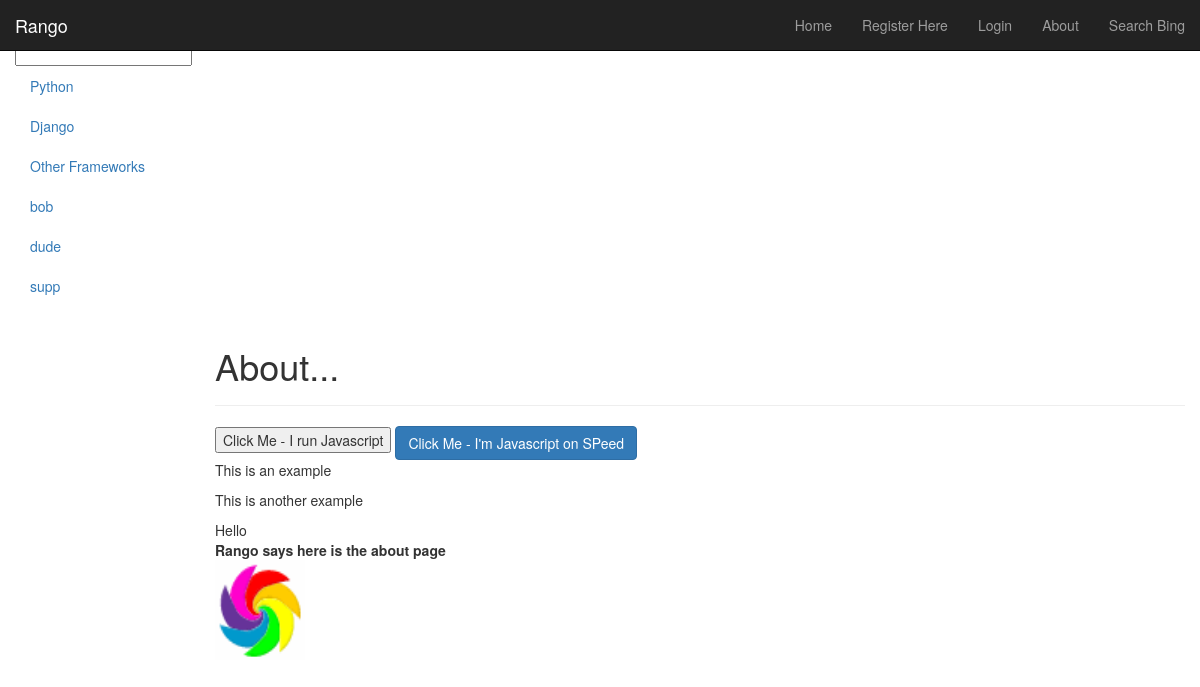
The app's page /rango/about/ with its own data.
### rango/models.py (models this page shows, shortened)
class Category(models.Model):
    name = models.CharField(max_length=128, unique=True)
    views = models.IntegerField(default=0)
    likes = models.IntegerField(default=0)
    slug = models.SlugField(unique=True)

### rango/views.py (the view)
def about(request):
    context_dict = {'aboutmessage':"Rango says here is the about page"}
    return render(request, 'rango/about.html', context_dict)

### rango/templatetags/rango_extras.py (called while the page is built)
@register.inclusion_tag('rango/cats.html')
def get_category_list(cat=None):
    return {'cats': Category.objects.all(), 'act_cat':cat }

### templates/rango/about.html (shortened to what this page needs)
{% extends 'rango/base.html' %}
{% load static %}
{% block body_block %}
    <div class="page-header">
        <h1>About...</h1>
    </div>
    <button onClick="alert('You clicked the button using Javascript.');">
        Click Me - I run Javascript
    </button>
    <button id="about-btn" class="ouch"> Click Me - I'm Javascript on SPeed</button>
    <p>This is an example</p>
    <p>This is another example</p>
    <div id="msg">Hello</div>
    <div>
        <strong>{{ aboutmessage }}</strong><br />
        <img width="90" height="100" src="{% static "images/Pinwheel.gif" %}" alt="Picture of SOmething" />
    </div>
{% endblock %}

### templates/rango/cats.html
{% if cats %}
    <ul class="nav nav-sidebar">
    {% for c in cats %}
        {% if c == act_cat %}
            <li class="active">
        {% else %}
            <li>
        {% endif %}
            <a href="{% url 'category' c.slug %}">{{ c.name }}</a></li>
    {% endfor %}
{% else %}
    <li><strong>There are no category present.</strong></li>
    </ul>
{% endif %}

### records on screen
Category: name "Python"
Category: name "Django"
Category: name "Other Frameworks"
Category: name "bob"
Category: name "dude"
Category: name "supp"

### other values on screen
{{ aboutmessage }} "Rango says here is the about page"
